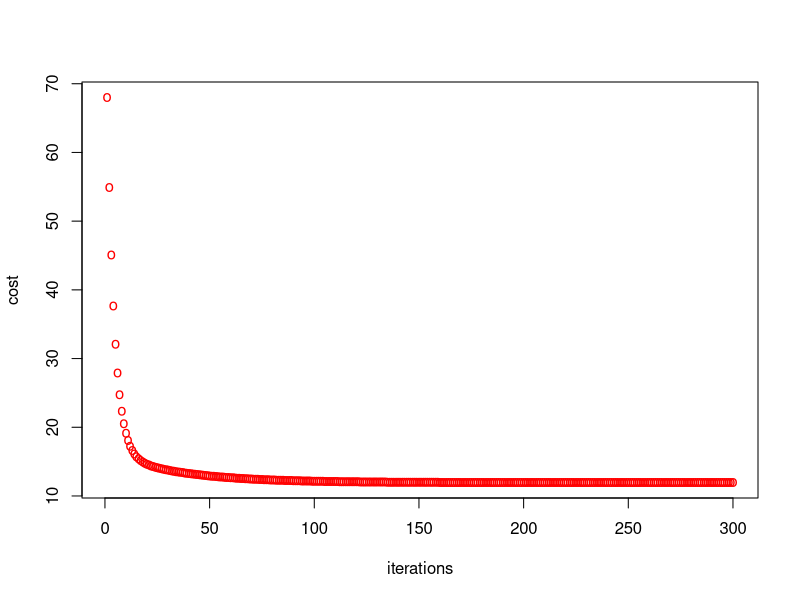

This chart was generated by the following R code: (Note: this script raises an error after producing the figure.)
# ISyE6416 HW2 Question3(d)
#introduce the dataset
setwd("C:/Users/Daisy/Downloads/GT Coursework/Spring Semester 2019/6416 Computational Statistics/Homework/HW2/data")
rx = read.delim("rx.dat")
ry = read.delim("ry.dat")
names(rx) = c('x_value')
names(ry) = c('y_value')
rx = as.matrix(rx)
y = as.matrix(ry)
# set the iteration number and step-size
iter_num = 300
alpha = 0.0002
cost = NULL
# add an intercept term
x = cbind(matrix(rx),1)
# initialize the coefficients
theta = matrix(c(0,0),nrow = 2)
# set the weight function
W = diag(c(exp(-rx^2/(20))))
print(W)
# gradient descent algorithm
for (i in 1:iter_num){
  delta = 2 * t(x) %*% W %*% (x %*% theta - y)
  theta = theta - alpha * delta
  f = t(x %*% theta - y) %*% W %*% (x %*% theta - y)
  cost = rbind(cost,f)
  print(theta)
  print(f)
}
# plot the iteration versus likelihood 
plot(c(1:iter_num),cost,col = 'red', pch="o", lty=1,  xlab="iterations" ,  ylab="cost" )
# plot the output result
plot(x,y)
lines(x,x %*% theta,col = 'blue')
